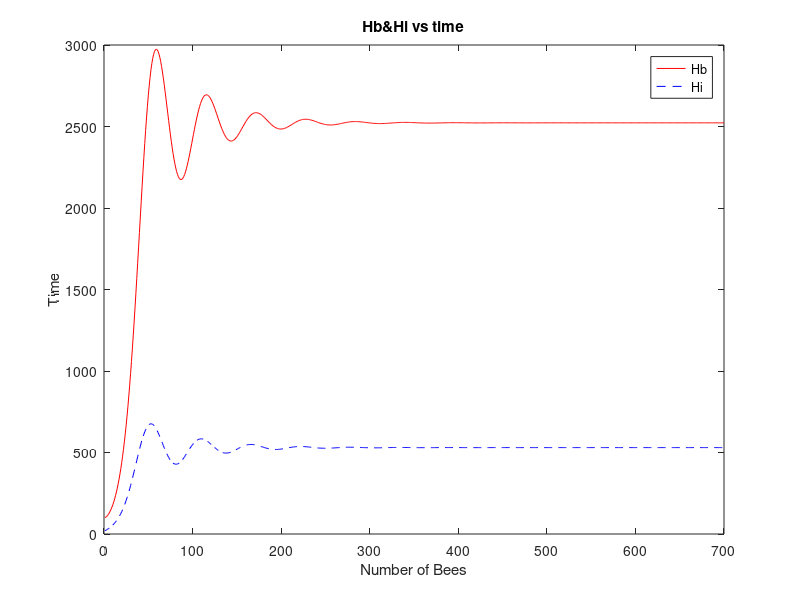
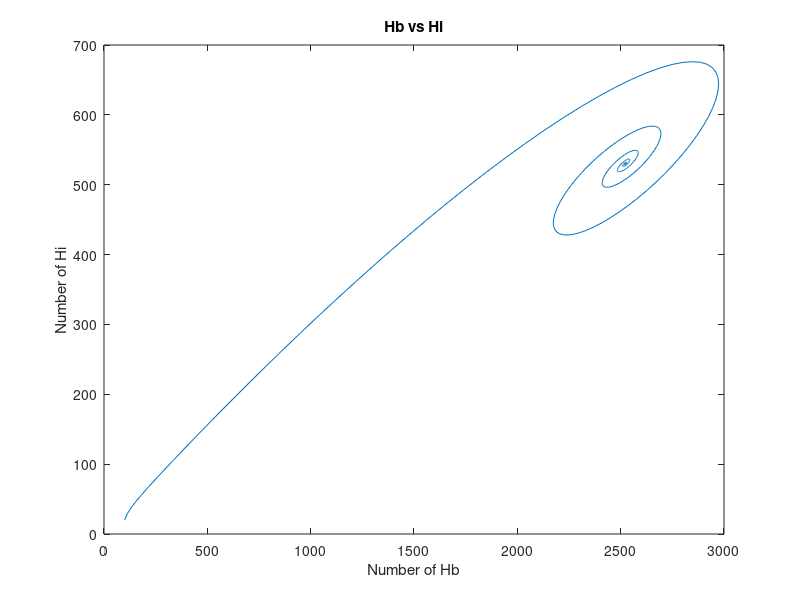

Recreate these plots in MATLAB, in order.
clc;                                               % Clears the screen
clear all;

t=1; t_end=700;%How long the day is

L=1500;
w=10000;
Alpha=0.25;
Sigma=0.75;
m=0.24;% I got those data from the research

Hb = zeros(t_end,1);
Hi = zeros(t_end,1);

Hb(1) = 100;% How many Hb and Hi in the day 1
Hi(1) = 20;
x=[Hb;Hi];
                                        
f1=@(x,y) L.*(x)/(w+x)-Alpha.*x+Sigma.*x.*(y./(x+y));
f2=@(x,y) Alpha.*x-Sigma.*x.*(y./(x-y))-m.*y;  
F_xy = @(x,y)[f1(x,y);f2(x,y)];                    


for i=1:(t_end-1)                           % calculation loop
    k_1 = F_xy(Hb(i),Hi(i)); 
    
    k_2 = F_xy(Hb(i)+0.5*t,Hi(i)+0.5*t*k_1);
    k_3 = F_xy((Hb(i)+0.5*t),(Hi(i)+0.5*t*k_2));
    k_4 = F_xy((Hb(i)+t),(Hi(i)+k_3*t));
    
    Hb(i+1) = Hb(i) + (1/6)*(k_1(1)+2*k_2(1)+2*k_3(1)+k_4(1))*t;
    Hi(i+1) = Hi(i) + (1/6)*(k_1(2)+2*k_2(2)+2*k_3(2)+k_4(2))*t;  
end
 
time=1:1:t_end;%figures are in here
figure(1);%Hb and Hi vs time
plot(time,Hb,'r-');
hold on;
plot(time,Hi,'b--');
title('Hb&Hi vs time');
xlabel('Number of Bees');
ylabel('Time');
legend('Hb','Hi');

figure(2);%Hb vs Hi
plot(Hb,Hi);
title('Hb vs Hi');
xlabel('Number of Hb');
ylabel('Number of Hi');

for i=1:1:t_end
fprintf('point is %8.4e %8.4e and the rate is %8.4e\n',Hb(i),Hi(i),Hb(i)/Hi(i) );
end
